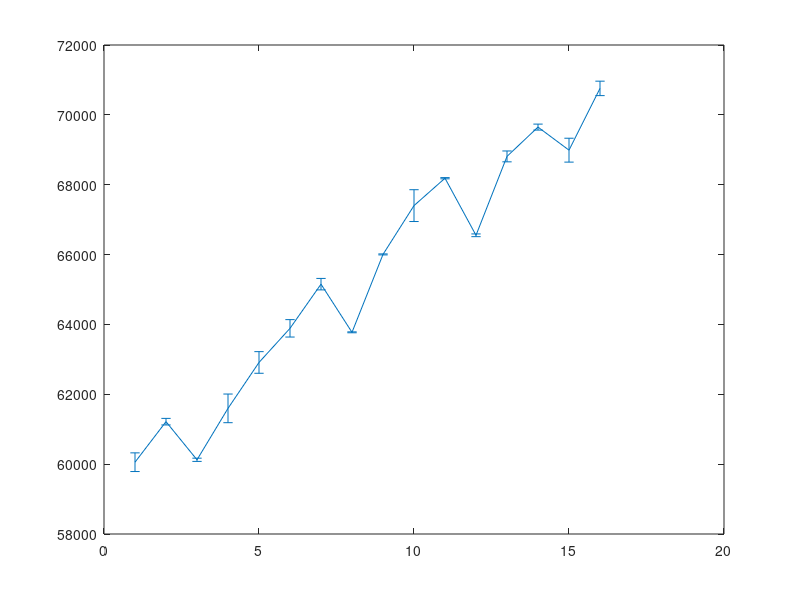

The MATLAB source for this figure:
load longley.dat;
y = longley(:,1);
X = longley(:,2:7);

[m, ~] = size(X);
X = [ones(m,1),X];

b = X\y;

py = X*b;

err = abs(y-py);
errorbar(1:m, py, err);